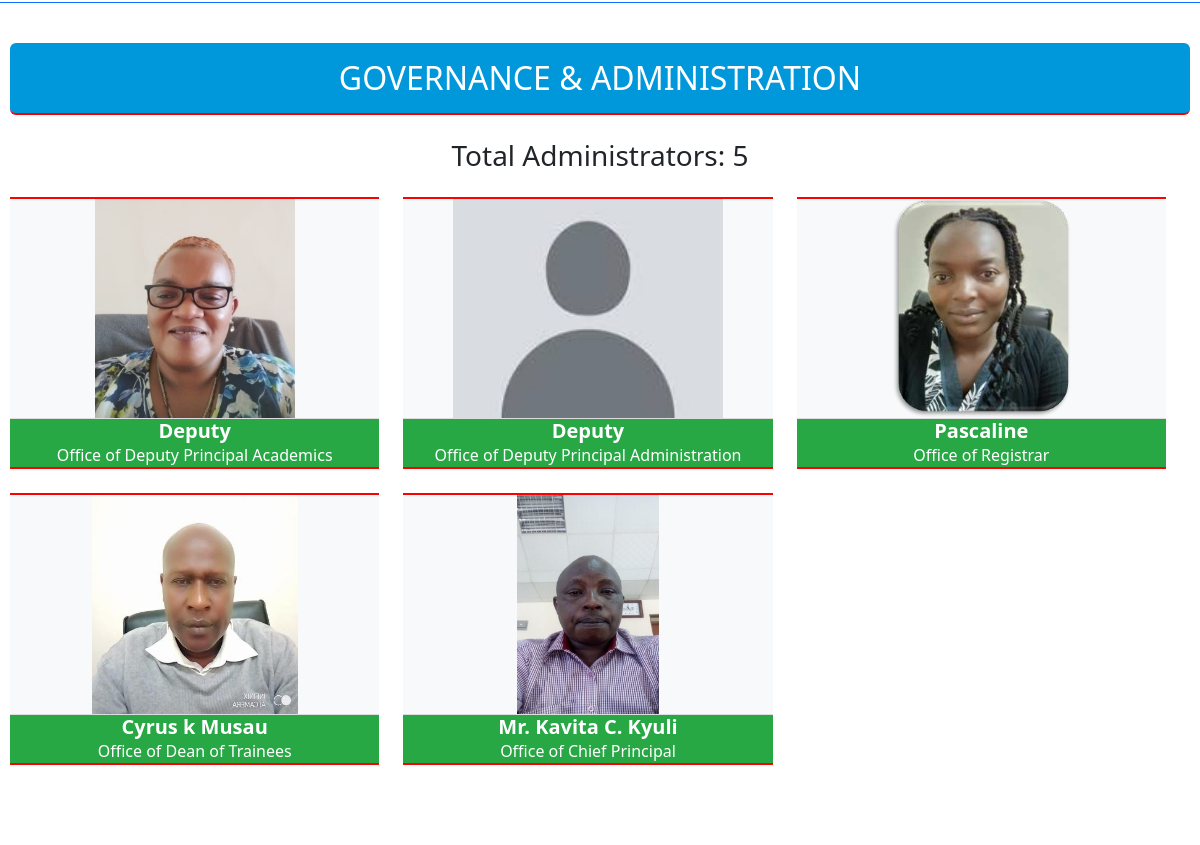
Page /adminstration/ (middle part) on the earlier database version.
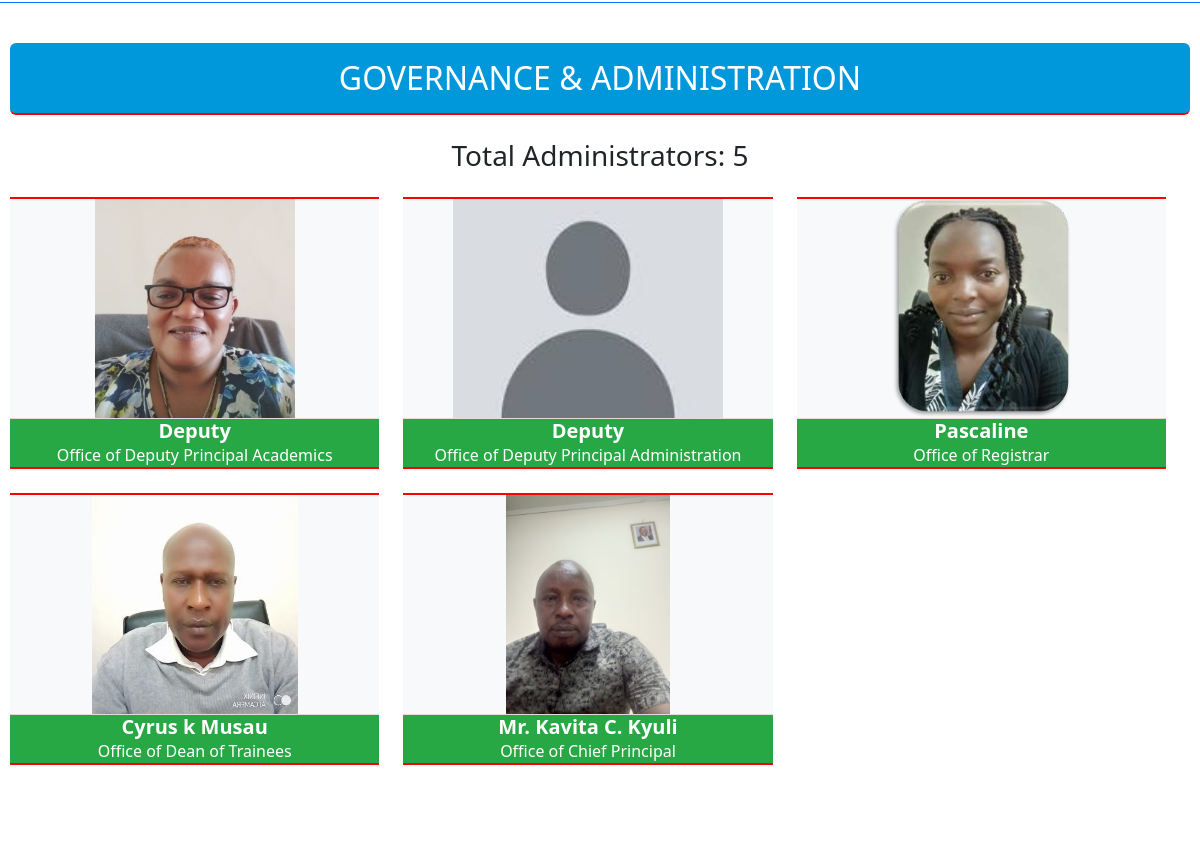
Same page on the later database version.
### mwala_app/models.py (models this page shows, shortened)
class Administration(models.Model):
    id = models.AutoField(primary_key=True)  # Automatically increments for unique ID
    title = models.CharField(max_length=100, help_text="Name of the administrator (e.g., Principal, Dean, etc.)")
    position = models.CharField(max_length=100, help_text="Position or role (e.g., Principal, Vice Principal)")
    description = RichTextUploadingField(help_text="Description of responsibilities or role")
    position_level = models.CharField(max_length=100,  blank=True, null=True)
    image = models.ImageField(upload_to='administration_images/', blank=True, null=True, help_text="Upload a profile picture")

### mwala_app/views.py (the view)
# urls.py: path('adminstration/',views.adminstrationPage, name="adminstration"),
def adminstrationPage(request):
    administrators = Administration.objects.all()
    admin_count = administrators.count()
    return render(request, 'adminstration.html',  {'administrators': administrators,'admin_count':admin_count})

### mwala_app/context_processors.py (called while the page is built)
def supporting_department(request):
    supporting_departments = SupportingDepartment.objects.all()
    return {'supporting_departments': supporting_departments}

def academic_departments(request):
    departments = Department.objects.all()
    return {
        'departments': departments
    }

def studentAffairs(request):
    all_student_affairs = StudentAffairs.objects.all()
    return {'all_student_affairs': all_student_affairs}

def breaking_news(request):
    recent_news = News.objects.order_by('-date')[:5]
    return {'breaking_news': recent_news}

def courses_search(request):
    query = request.GET.get('q', '')  # Get the search query from the URL
    courses = Course.objects.all()  # Get all courses
    if query:
        courses = courses.filter(
            Q(course_name__icontains=query) | Q(description__icontains=query)
        )
    return {
        'courses': courses,
        'query': query,
    }

def administration_context(request):
    administrators = Administration.objects.all()
    admin_count = administrators.count()
    return {
        'administrators': administrators,
        'admin_count': admin_count,
    }

### templates/adminstration.html (shortened to what this page needs)
{% extends 'base.html' %}
{% load static %}
{% block content %}
    <section id="governance-section" class="my-5 border-top border-primary">
        <div class="container">
            <div class="text-center mb-4">
                <h2 class="text-white py-3 rounded" style="background-color: #0098DB; border-bottom: 2px solid red;">GOVERNANCE & ADMINISTRATION</h2>
            </div>
            <div class="text-center mb-4">
                <h3 class="text-dark py-0.2">Total Administrators: {{ admin_count }}</h3>
            </div>
            <div class="row g-4 mt-2">
                <div class="row">
                    {% for admin in administrators %}
                    <div class="col-md-4 mb-4">
                        <div class="card-admin h-100" style="border-bottom: 2px solid red; border-top: 2px solid red;">
                            <a href="{% url 'mwala_app:details' admin.id %}">
                                {% if admin.image %}
                                <img src="{{ admin.image.url }}" class="card-img-top-admin" alt="{{ admin.title }}">
                                {% else %}
                                <img src="{% static 'assets/images/default_img.jpeg' %}" class="card-img-top-admin" alt="Default Principal">
                                {% endif %}
                            </a>
                            <div class="card-body-admin text-center btn-green">
                                <h5 class="card-title">{{ admin.title }}</h5>
                                <p class="card-text">{{ admin.position }}</p>
                            </div>
                        </div>
                    </div>
                    {% endfor %}
                </div>
            </div>
        </div>
    </section>
{% endblock %}

Differences in the rows shown:
changed Administration "Mr. Kavita C. Kyuli": image: a different picture
